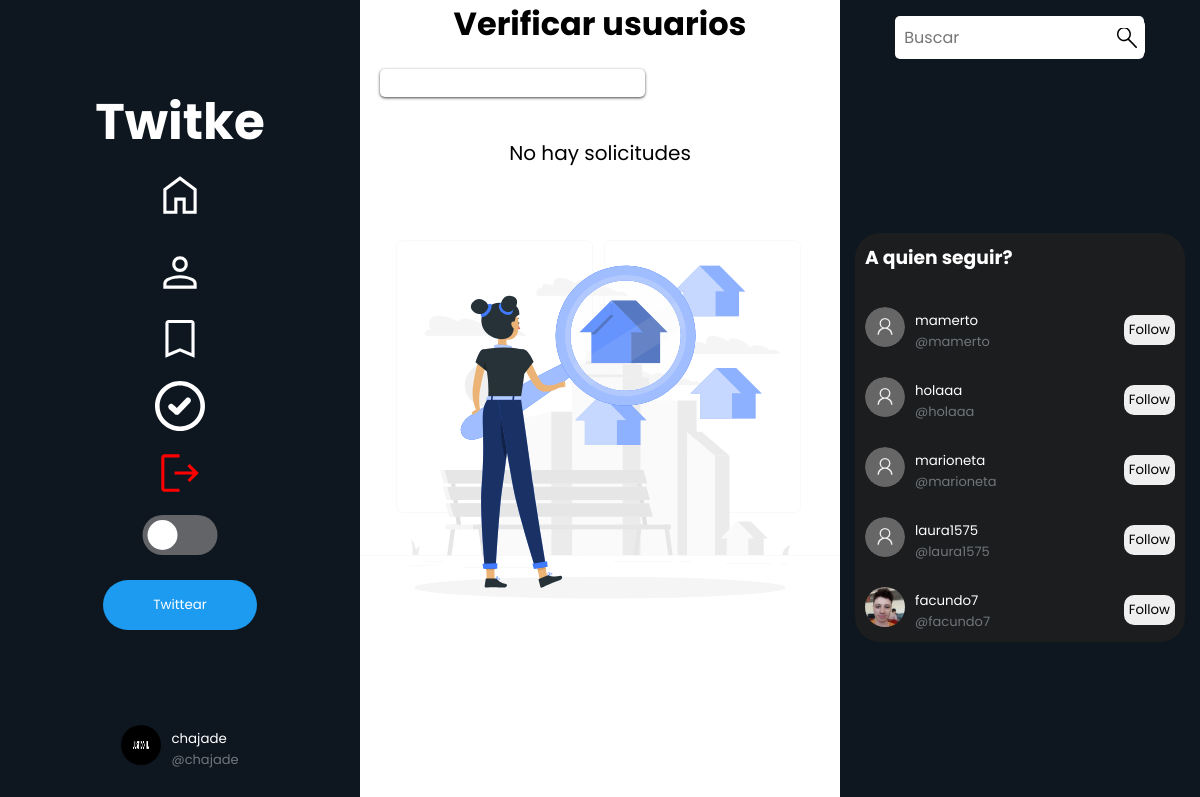
The page /verificate/ (signed in) on the database as committed earlier.
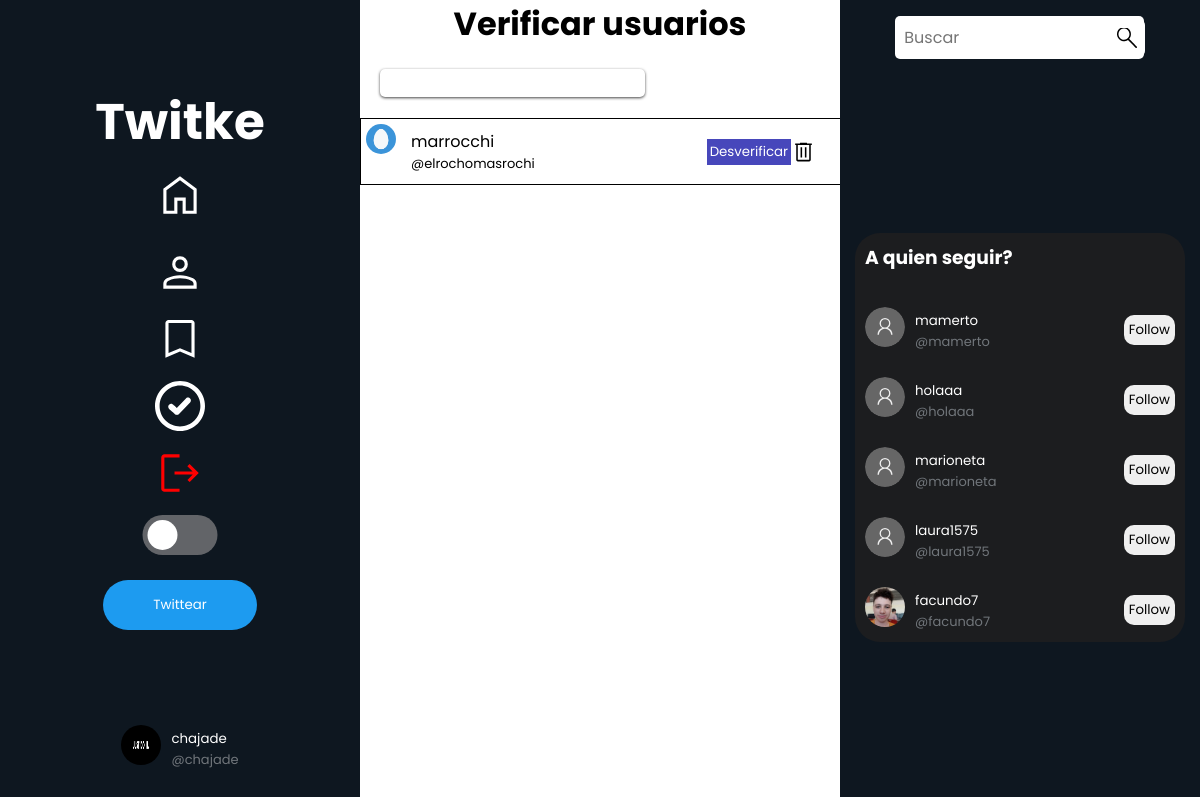
The same page on the database as committed later.
### profiles/models.py (models this page shows, shortened)
class Profiles(models.Model):
    user = models.ForeignKey(User, null=True, on_delete=models.CASCADE )
    username = models.CharField(max_length=30, null=True, default="")
    keeps = models.ManyToManyField(Tweet, related_name='kept_by_profiles', blank=True)
    retweets = models.ManyToManyField(Tweet, related_name='retweets_by_profiles', blank=True)
    biography = models.TextField(max_length=250,  null=True, default="", blank=True)
    profileImage = models.ImageField(null=True, blank=True, upload_to='profileImages')
    profileBanner = models.ImageField(null=True, blank=True, upload_to='profileBanners')
    followers = models.IntegerField(default=0)
    followers_users = models.ManyToManyField('self', symmetrical=False, related_name="followage", blank=True)
    followed_users = models.ManyToManyField('self', symmetrical=False, related_name='following', blank=True)
    like_tweets = models.ManyToManyField(Tweet, related_name='liked', blank=True)
    birthday = models.DateField(null=True)
    webSite = models.CharField(null=True, max_length=100)
    created_at = models.DateTimeField(auto_now_add=True)
    is_verified = models.BooleanField(default=False)
    darkMode = models.BooleanField(default=False)

class verfifyRequests(models.Model):
    profile = models.ForeignKey(Profiles, null=True, on_delete=models.CASCADE)

### tweets/views.py (the view)
# urls.py: path("verificate/", views.verificate, name="verificate"),
@staff_member_required
def verificate(request):
    searchUsers = request.GET.get("searchUsers")
    if searchUsers:
        users = verfifyRequests.objects.filter(profile__username__icontains = searchUsers).all()
    else:
        users = verfifyRequests.objects.all()
    return render(request, 'verificate.html',{
        'users': users
    })

### tweets/context_processors.py (called while the page is built)
def random_users(request):
    random_users = []
    if request.user.is_authenticated:
        if request.user.is_authenticated:
            current_profile = Profiles.objects.get(user__username = request.user.username)
            random_users = Profiles.objects.exclude(id__in=current_profile.followed_users.values_list('id', flat=True)).exclude(id=request.user.id).order_by('?')[:5]
    return {'random': random_users}

def current_profile(request):
    current_profile = None
    darkmode = True
    if request.user.is_authenticated:
        current_profile = Profiles.objects.get(user__username=request.user.username)
    return {'current_profile': current_profile, 'darkMode': darkmode}

### tweets/templates/verificate.html (shortened to what this page needs)
{% extends 'base.html' %}{% load static %}
{% block content %}
<body >
    <link rel="stylesheet" href="{% static 'verificate.css' %}">
    <link rel="stylesheet" href="{% static 'globalFeed.css' %}">
    <div class="users">
        <h1>Verificar usuarios</h1>
        <form action="" class="searchFormVerificate">
            <input type="text" name="searchUsers">
            <button><img src="{% static 'search-icon.svg' %}" alt=""></button>
        </form>
        {% if not users %}
        <p class="notCoincidence">No hay solicitudes</p>
        <img src="{% static 'House searching-rafiki.svg' %}" alt="" class="notCoincidenceImg">
        {% endif %}
        {% for profile in users %}
            <div class="user">
                <div class="usernameDiv">
                    <img style="width: 20px; height: 20px" src="{{profile.profile.profileImage.url}}" alt="">
                    <div class="username">
                        <p>{{profile.profile.user.username}}</p>
                        <p>@{{profile.profile.username}}</p>
                    </div>
                </div>
                <div class="buttonsVerificate">
                    <form action="{% url 'verificateUser' profile.profile.id %}">
                        {% if profile.profile.is_verified %}
                            <button class="button">Desverificar</button>
                        {% else %}
                            <button class="button">Verificar</button>
                        {% endif%}
                    </form>
                    <form class="form"action="{% url 'deleteVerifyRequest' profile.profile.id %}">
                        <button class="buttonTrash"><img src="{% static 'delete_FILL0_wght400_GRAD0_opsz48.svg' %}"></button>
                    </form>
                </div>
            </div>
        {% endfor %}
    </div>
</body>
{% endblock content %}

### tweets/templates/base.html (shortened to what this page needs)
{% load static %}
<!DOCTYPE html>
<html lang="es">
  <head>
    <link rel="stylesheet" href="{% static 'base.css' %}" />
  </head>
  <body class="{% if current_profile.darkMode %}dark-theme{% endif %}">
    <div class="container">
      <nav class="navbar-1">
          <ul>
            <h1 style="font-size: 50px">Twitke</h1>
            <li><a href="{% url 'globalFeed' %}"><img  class="img-ul" src="{% static 'home_FILL0_wght400_GRAD0_opsz48.svg' %}"></a><li>
            {% if user.is_authenticated %}
            <li><a href="{% url 'myProfile' user.id %}"><img class="img-ul"  src="{% static 'person_FILL0_wght400_GRAD0_opsz48.svg'%}" ></a></li>
            <li><a href="{% url 'keeped' user.id %}"><img class="img-ul"  src="{% static 'bookmark_FILL0_wght400_GRAD0_opsz48.svg' %}"></a></li>
              {% if user.is_staff %}
              <li><a class="verificateNav" href="{% url 'verificate' %}"><img  class="img-ul" src="{% static 'verify-verified-check-icon.svg' %}"></a></li>
              {% endif %}
              <li><a href="{% url 'logout' %}"><img  class="img-ul" src="{% static 'logout_FILL0_wght400_GRAD0_opsz48.svg' %}"></a></li>
              {% else %}
              <li class="signupButton"><a href="{% url 'signup' %}" ><img  class="img-ul" src="{% static 'register-14.svg' %}"></a></li>
              <li class="signinButton"><a href="{% url 'signin' %}"><img  class="img-ul" src="{% static 'login-svgrepo-com.svg' %}"></a></li>
              {% endif %}
              <form action="{% url 'darkMode' %}?next={{ request.path }}" method="POST" id="darkModeForm">
                <div class="containerToggle">
                  <button type="submit" name="" id="toggle" value="" for="submit" onclick="darkMode(event, this)"></button>
                </div>
              </form>
              <li class="twittearButton"><button>Twittear</button></li>
            </ul>
            <div class="current">
              <div class="user_card">
                {% if user.is_authenticated %}
                <div class="username2">
                  {% if current_profile.profileImage %}
                    <img src="{{current_profile.profileImage.url}} " alt="" class="fotito profilePhoto" style="width: 40px; border-radius: 50%; height:40px">
                  {% endif %}
                  <div class="usernameBase">
                    <form action="{% url 'myProfile' current_profile.user.id %}">
                      <button class="usernameTweet" style="color:white"><p>{{current_profile.user.username}}</p></button>
                    </form>
                    <p class="atName">@{{current_profile.user.username}}</p>
                  </div>
                </div>
                {% endif %}
              </div>
            </div>
        </nav>
        <main class="baseMain">
          {% block content %}
          {% endblock %}
        </main>
        <nav class="navbar-2">
          <form action="{% url 'search' %}" class="searchForm">
            <div class="search-container">
              <input type="text" class="searchbar" name="search" placeholder="Buscar">
              <button type="submit" class="search-button">
                <img src="{% static '1093183.svg' %}" alt="">
              </button>
            </div>
          </form>
          <section class="aQuienSeguir">
            <h3 style="color: white;">A quien seguir?</h3>
            {% if random %}
              {% for user in random %}
                <div class="user_card">
                  <div class="username2">
                    {% if user.profileImage %}
                      <img src="{{user.profileImage.url}} " alt="" class="fotito profilePhoto" style="width: 40px; border-radius: 50%; height:40px">
                    {% endif %}
                    <div class="usernameBase">
                      <form action="{% url 'myProfile' user.user.id %}">
                        <button class="usernameTweet" style="color:white"><p>{{user.user.username}}</p></button>
                      </form>
                      <p class="atName">@{{user.user.username}}</p>
                    </div>
                  </div>
                  <form action="{% url 'follow' id=user.user.id %}" id="followForm4" method="POST">
                    <button id="button4"  onclick="follow(event, this)" tweet-id="{{user.user.id}}" type="submit" class="boton"><p>{% if current_profile not in user.followers_users.all %}Follow{% else %}Unfollow{% endif %}</p></button>
                </form>
                </div>
              {% endfor %}
            {% else %}
              <li class="elseSessionLi"><a class="elseSession" href="{% url 'signin' %}">Inicia sesion para ver</a></li>
            {% endif  %}
          </section>
        </nav>
    </div>
  </body>
</html>

### tweets/static/base.css (style rules this page uses)
* { margin: 0; padding: 0; font-family: 'Poppins', sans-serif; }
.container { display: flex; justify-content: center; width: 100%; position: relative; }
.baseMain { height: 100vh; display: flex; width: 40vw; }
.navbar-1, .navbar-2 { width: 30vw; background-color: #0e1720; display: flex; flex-direction: column; justify-content: center; align-items: center; height: 100%; }
.navbar-1 { position: fixed; left: 0; top: 0; z-index: 10; }
.navbar-2 { position: fixed; right: 0; top: 0; z-index: 10; }
ul { display: flex; flex-direction: column; gap: 10px; color: white; align-items: center; justify-content: center; }
ul img { width: 150px; border-radius: 10px; }
ul li { list-style: none; }
ul li a { text-decoration: none; color: white; }
.navbar-2 { justify-content: start; }
.navbar-2 .searchForm { margin: 1em; width: 80%; }
.navbar-2 form input { width: 80%; }
.search-container { display: flex; align-items: center; justify-content: center; }
.searchbar { width: 70%; padding: 9px; border: none; border-radius: 5px; outline: none; font-size: 16px; }
.search-button { background-color: white; color: white; border: none; padding: 8px; border-radius: 5px; margin-left: -35px; cursor: pointer; display: flex; align-items: center; }
.search-button img { width: 20px; background-color: transparent; height: 20px; object-fit: cover; }
.img-ul { width: 50px; }
.verificateNav { background-color: transparent; cursor: pointer; outline: none; border: none; }
.aQuienSeguir { width: 20rem; height: auto; display: flex; flex-direction: column; padding-left: 10px; background-color: rgb(28, 29, 31); margin: auto; border-radius: 25px; gap: 25px; padding-bottom: 10px; }
.aQuienSeguir h3 { align-self: flex-start; padding: 10px 0; }
.user_card { display: flex; align-items: center; justify-content: space-between; width: 100%; }
.usernameBase { display: flex; flex-direction: column; align-items: flex-start; }
.username2 { display: flex; gap: 10px; }
.atName { color: rgb(113, 118, 123, 1); }
.user_card .boton { padding: 5px; border-radius: 10px; margin-right: 10px; cursor: pointer; outline: none; border: none; }
.usernameTweet { background-color: transparent; border: none; margin: 0; padding: 0; }

### tweets/static/verificate.css (style rules this page uses)
.users { display: flex; flex-direction: column; gap: 20px; width: 100%; }
.users h1 { text-align: center; }
.usernameDiv { display: flex; gap: 20px; }
.usernameDiv img { transform: scale(1.5); border-radius: 50%; }
.user { display: flex; padding: 10px; border: 1px solid black; width: 100%; gap: 20px; justify-content: space-between; align-items: center; }
.username { display: flex; flex-direction: column; }
.username p:last-child { font-size: 13px; }
.buttonsVerificate .button { background-color: rgb(71, 71, 187); outline: none; cursor: pointer; border: none; padding: 3px; color: white; }
.buttonsVerificate { display: flex; margin-right: 35px; align-items: center; justify-content: center; }
.buttonTrash { border: none; transform: translateY(3.5px); outline: none; cursor: pointer; background-color: transparent; }
.buttonTrash img { width: 25px; }
.searchFormVerificate input { margin-left: 20px; outline: none; border: none; border-radius: 5px; box-shadow: 0 1px 3px #444; padding: 4px; }
.searchFormVerificate button { height: 30px; background-color: transparent; border: none; padding: 5px; border-radius: 20px; color: white; cursor: pointer; }
.searchFormVerificate img { width: 20px; height: 20px; }
.searchFormVerificate { display: flex; align-items: center; gap: 5px; }
.atName { font-size: 13px; }

### tweets/static/globalFeed.css (style rules this page uses)
* { padding: 0; margin: 0; }
main { display: flex; flex-direction: column; justify-content: start; align-items: center; height: 100vh; }
.containerToggle { width: 100%; height: 40px; position: relative; display: flex; align-items: center; justify-content: center; }
#toggle { -webkit-appearance: none; appearance: none; height: 40px; width: 75px; background-color: #626468; border-radius: 20px; outline: none; cursor: pointer; transition: .5s ease background-color; position: absolute; left: 50%; transform: translateX(-50%); border: none; outline: none; }
#toggle:after { content: ""; position: absolute; height: 30px; width: 30px; background-color: white; top: 5px; left: 5px; border-radius: 50%; transition: all .5s ease; }

Rows that differ between the two databases and show on the page:
added verfifyRequests: profile.profileImage (picture), profile.user.username "marrocchi", profile.username "elrochomasrochi", shows "Desverificar"
Other text that changed with them:
text no longer shown: "No hay solicitudes"
